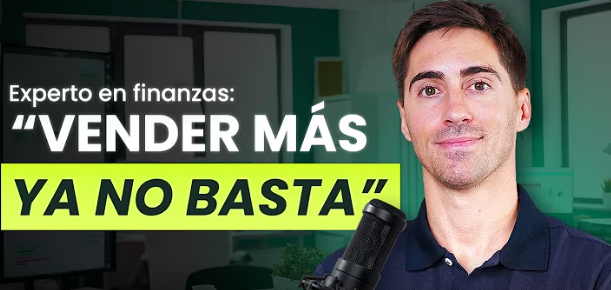
#> input picture historia-youtube/portada.png, 611 x 290 px
$ python generar.py
#> lines starting #> are read from the running program, lines starting #| are printed output that depends on the picture; after the words box and inside, x2 and y2 are one past the last pixel; in counts of white or black regions, pixels touching at a corner belong together
"""Genera una historia 1080x1920 estilo "compartir en Spotify" a partir de una portada de YouTube."""
from PIL import Image, ImageDraw, ImageFont, ImageFilter, ImageStat
import os

AQUI = os.path.dirname(os.path.abspath(__file__))
PORTADA = os.path.join(AQUI, "portada.png")
LOGO_CANAL = os.path.join(AQUI, "logo-canal.png")
SALIDA = os.path.join(AQUI, "historia.png")

TITULO = "Gestión financiera para startups: medir, analizar y accionar | con Ramiro Reinaudi | QuipuTalks #20"
CANAL = "TeamSystem España Educacional"
DURACION = "Video • 46 min 32 s"

S = 2  # supersampling para bordes suaves
W, H = 1080 * S, 1920 * S
F = "/usr/share/fonts/opentype/inter/"
def font(n, size): return ImageFont.truetype(F + n, size * S)

thumb = Image.open(PORTADA).convert("RGB")

# Colores derivados de la portada (como hace Spotify)
import colorsys

h = 0.42  # verde azulado de la portada
def tono(sat, val): return tuple(int(c * 255) for c in colorsys.hsv_to_rgb(h, sat, val))
fondo = tono(0.55, 0.20)
tarjeta = tono(0.42, 0.34)

img = Image.new("RGB", (W, H), fondo)
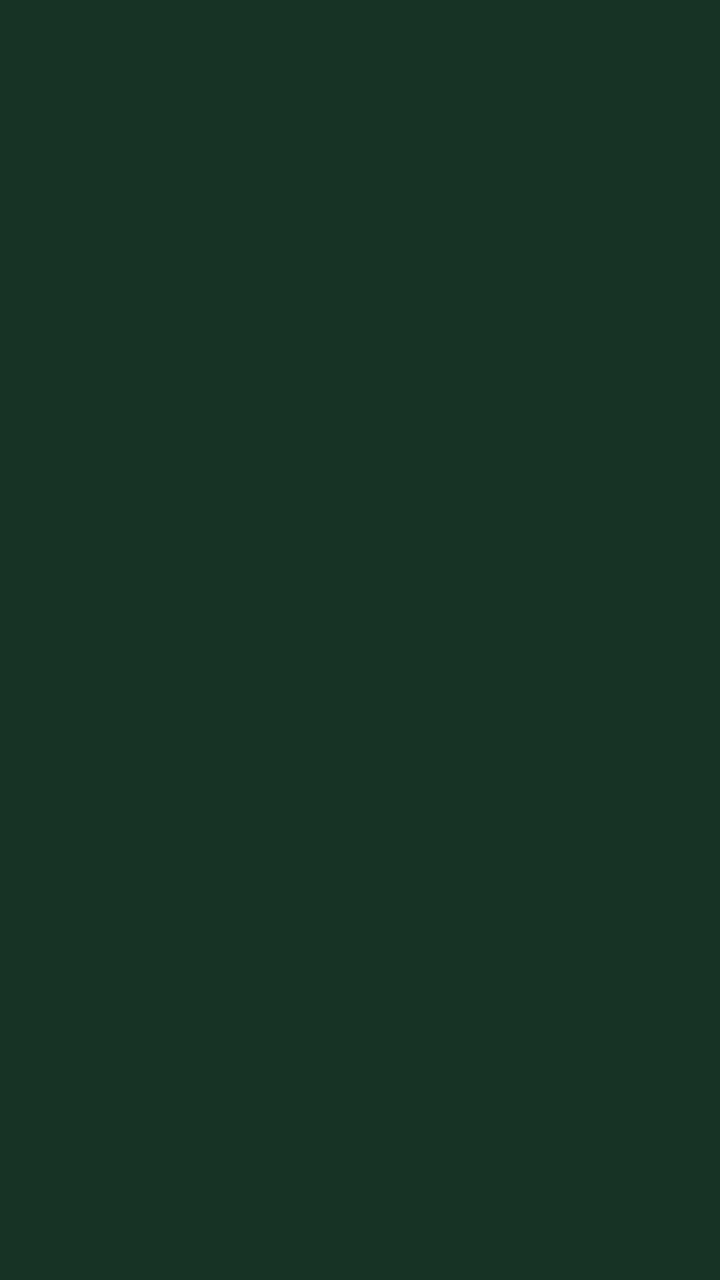
#> img: PIL image 2160x3840 RGB (shown at 1/3 size); mean R, G, B 22, 51, 37
d = ImageDraw.Draw(img)

# Título (todas las líneas que hagan falta) + canal
av = 120 * S
cw = 900 * S
pad = 38 * S
ft, fc = font("Inter-Bold.otf", 34), font("Inter-Medium.otf", 32)
maxw = cw - 2 * pad - av - 28 * S
lineas, actual = [], ""
for p in TITULO.split():
    prueba = (actual + " " + p).strip()
    if d.textlength(prueba, font=ft) <= maxw: actual = prueba
    else: lineas.append(actual); actual = p
#> after the loop, lineas = ['Gestión financiera para startups: medir,', 'analizar y accionar | con Ramiro']
lineas.append(actual)
alto_texto = len(lineas) * 44 * S + 42 * S
#> alto_texto = 348
alto_info = max(av, alto_texto)
#> alto_info = 348

# Tarjeta
tw = cw - 2 * pad
th = int(tw * thumb.height / thumb.width)
#> th = 782
ch = pad + th + 40 * S + alto_info + 64 * S + 46 * S + pad
#> ch = 1582
cx, cy = (W - cw) // 2, (H - ch) // 2
#> cx = 180; cy = 1129
d.rounded_rectangle([cx, cy, cx + cw, cy + ch], radius=34 * S, fill=tarjeta)

# Portada con esquinas redondeadas
t = thumb.resize((tw, th), Image.LANCZOS)
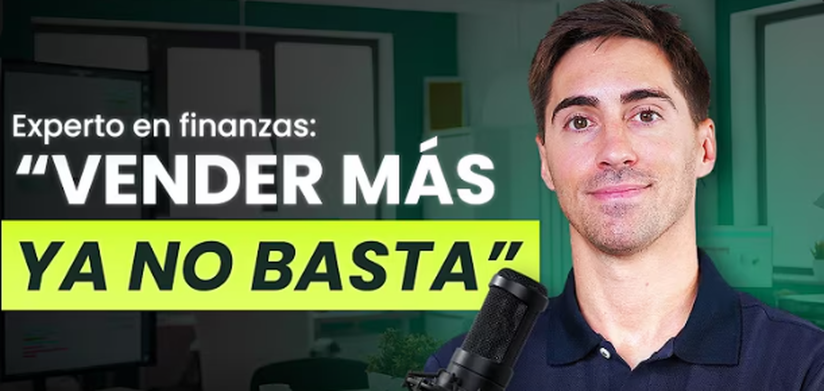
#> t: PIL image 1648x782 RGB (shown at 1/2 size); mean R, G, B 89.6, 100.4, 79
m = Image.new("L", (tw, th), 0)
#> m: PIL image 1648x782 L; every value is 0
ImageDraw.Draw(m).rounded_rectangle([0, 0, tw, th], radius=18 * S, fill=255)
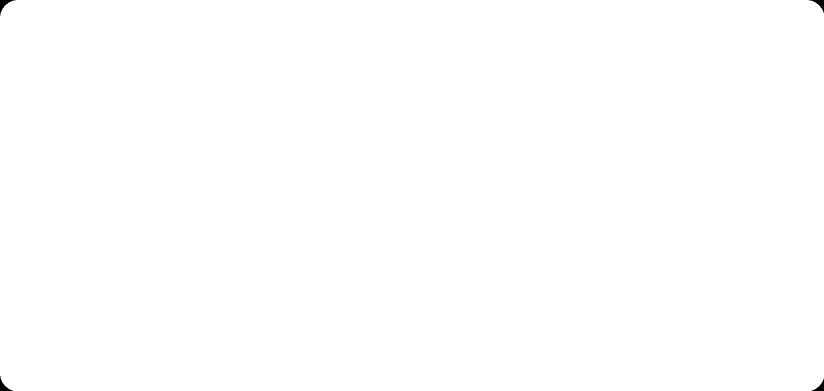
#> m: PIL image 1648x782 L (shown at 1/2 size); 99.9% white; 4 black regions, box (x1, y1, x2, y2) and area: (0, 0, 31, 31) 287, (1618, 0, 1648, 26) 256, (0, 752, 26, 782) 256, (1623, 757, 1648, 782) 226
img.paste(t, (cx + pad, cy + pad), m)
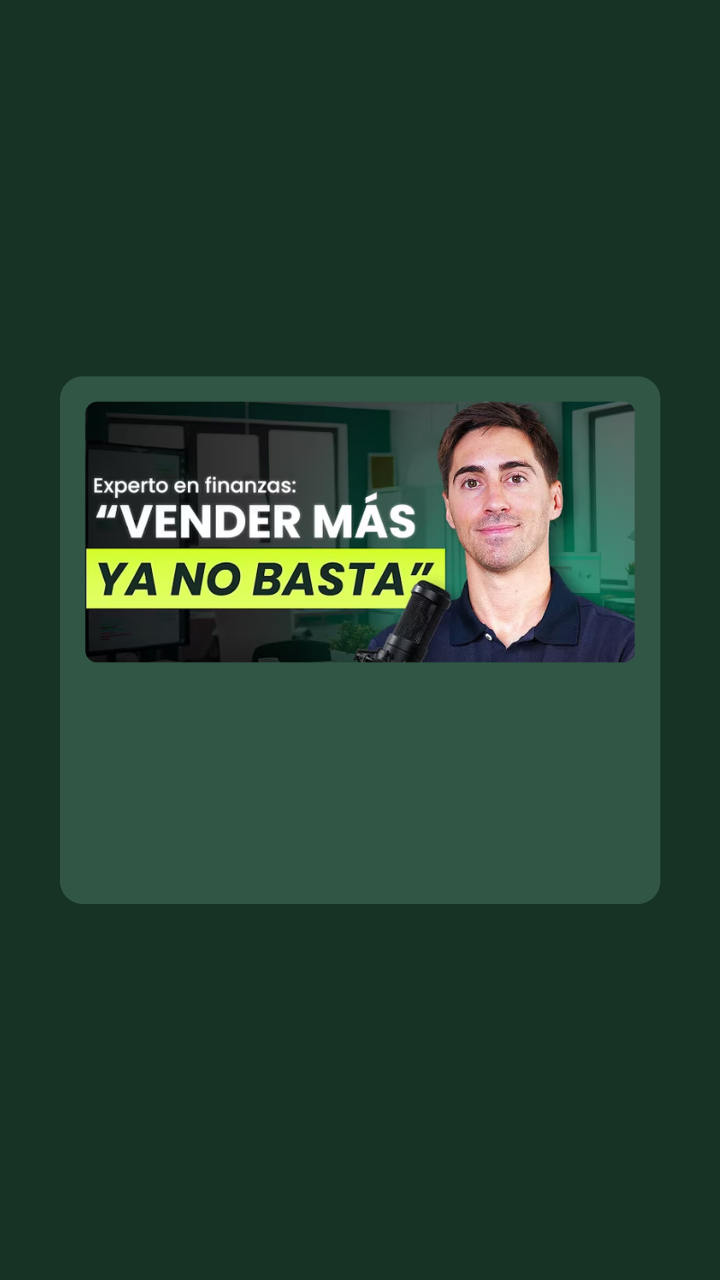
#> img: PIL image 2160x3840 RGB (shown at 1/3 size); mean R, G, B 37.8, 65.3, 49.5

# Avatar del canal (logo circular)
#> (the run stopped early here; a loop or call above may not have finished)
